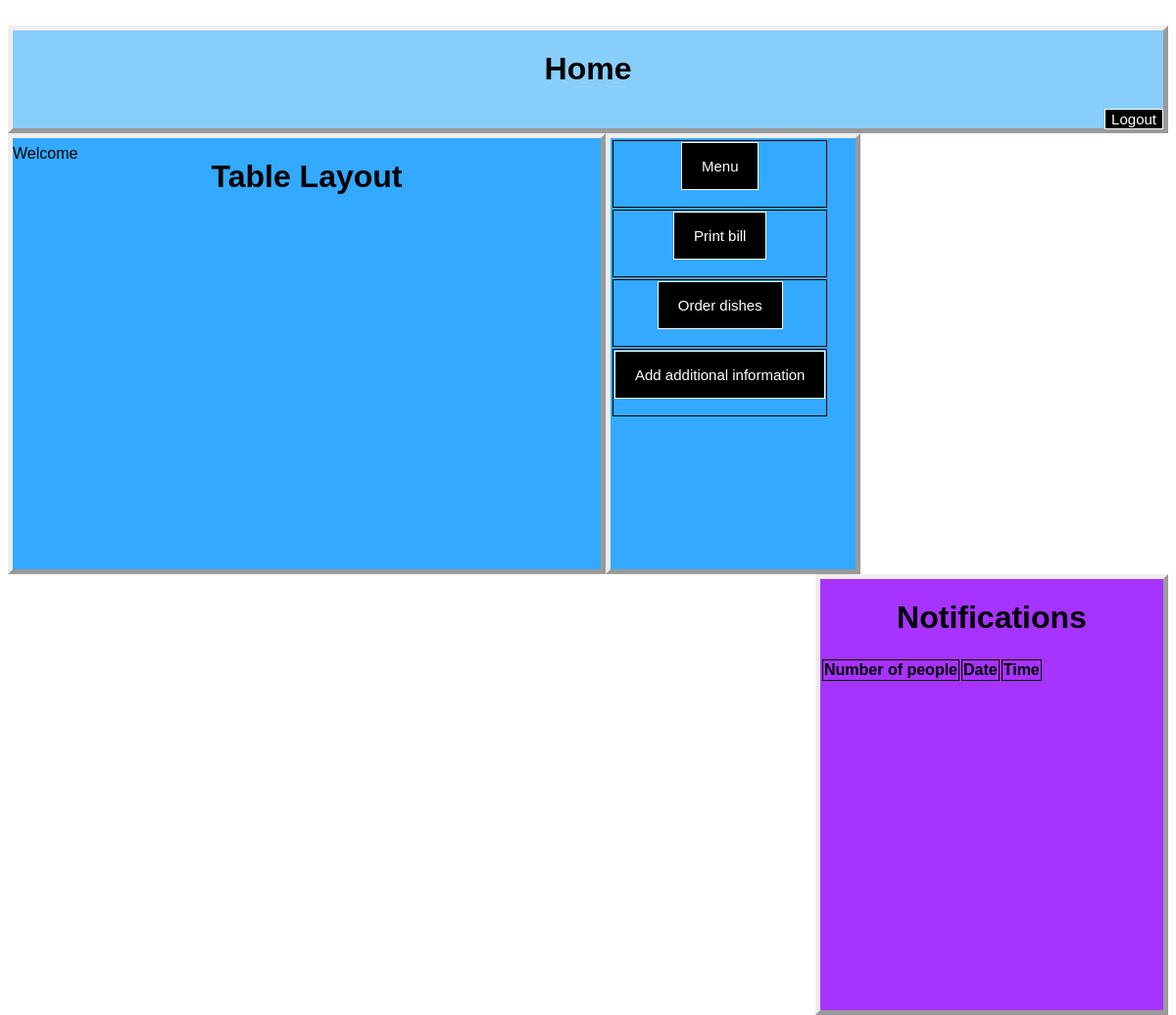
Before: /staffhome/ (signed in) with the older database file.
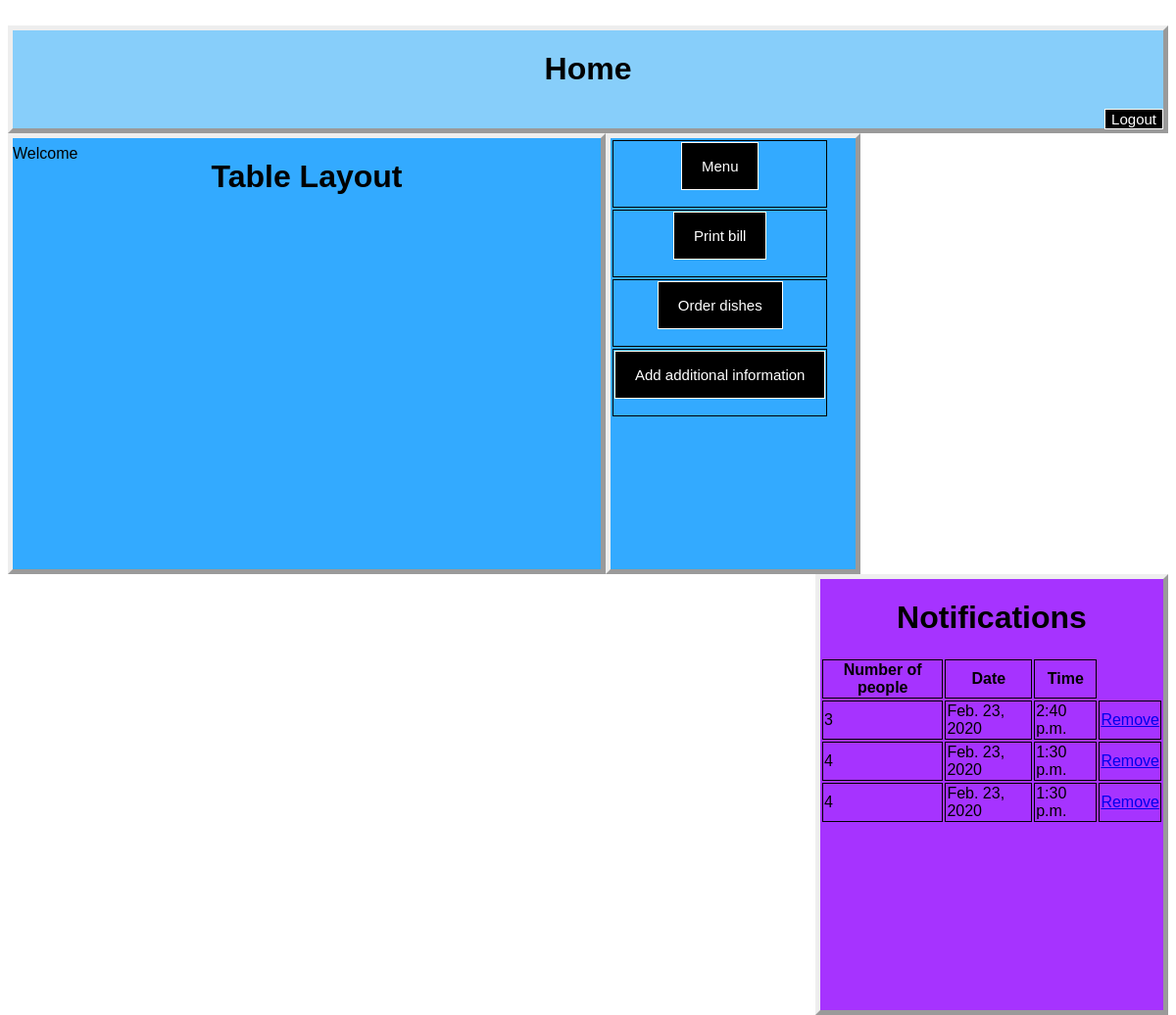
After: the same page with the newer database file.
### bookings/models.py (models this page shows, shortened)
class Reservation(models.Model):
    reservationID = models.AutoField(primary_key=True, unique=True)
    no_of_people = models.PositiveIntegerField()
    date_of_booking = models.DateField(default=datetime.now)
    time_of_booking = models.TimeField()
    additional = models.TextField(default="")
    restaurant = models.ForeignKey(Restaurant, on_delete=models.CASCADE, default="", null=True)

### bookings/views.py (the view, shortened to what this page needs)
# urls.py: re_path(r'staffhome/$', views.staffhome, name='staffhome'),
@login_required
def staffhome(request):
    context = {}
    class Notifications:
        def __init__(self):
            self.queue = list()
            self.front = 0
            self.rear = 0
            self.maxSize = 6
            self.size = len(self.queue)
            QueueFull = False
        def enqueue(self, item):
            if self.size == self.maxSize - 1:
                QueueFull = True
            self.queue.append(item)
            self.rear = (self.rear + 1) % self.maxSize
    reservations = Reservation.objects.all()
    notification_list = Notifications()
    for reservation in reservations:
        notification_list.enqueue(reservation)
    context.update({'reservations' : reservations})
    return render(request, 'bookings/staffhome.html', context)

### bookings/templates/bookings/staffhome.html (shortened to what this page needs)
﻿<html>
<head>
    {% load staticfiles %}
    <link rel="stylesheet" type="text/css" href="{% static 'staffhomestyle.css' %}" />
</head>
<body>
    <div class="navbar">
        <h1 align="center"><b>Home</b></h1>
        <form align="right" action="accounts/logout/">
            <input class="startbutton" type="submit" value="Logout"/>
        </form>
        <p align="left">Welcome</p>
    </div>
    <div class="tablelayout">
        <h1 align="center">Table Layout</h1>
    </div>
    <div class="buttons">
        <table>
            <tr>
                <td><form align="center" action="/menu">
                    <input class="button" type="submit" value="Menu"/>
                    </form>
                </td>
            </tr>
            <tr>
                <td><form align="center">
                    <input class="button" type="submit" value="Print bill"/>
                    </form>
                </td>
            </tr>
            <tr>
                <td><form align="center">
                    <input class="button" type="submit" value="Order dishes"/>
                    </form>
                </td>
            </tr>
            <tr>
                <td><form align="center">
                    <input class="button" type="submit" value="Add additional information"/>
                    </form>
                </td>
            </tr>
        </table>
    </div>
    <div class="notifications">
        <h1 align="center">Notifications</h1>
        <table>
            <tr>
                <th>Number of people</th>
                <th>Date</th>
                <th>Time</th>
            </tr>
        {% for reservation in reservations %}
            <tr>
                <td>{{ reservation.no_of_people }}</td>
                <td>{{ reservation.date_of_booking }}</td>
                <td>{{ reservation.time_of_booking }}</td>
                <td><a href='remove/{{reservation.reservationID}}/'>Remove</a></td>
            </tr>
        {% endfor %}
        </table>
    </div>
</body>
</html>

### bookings/static/staffhomestyle.css (style rules this page uses)
body { font-family: Arial, Helvetica, sans-serif; }
.navbar { border-style: outset; border-width: 5px; background-color: lightskyblue; align-items: center; height: 100px; margin: auto; }
.startbutton { font-size: 15px; text-decoration: none; background-color: black; color: white; transition-duration: 0.5s; cursor: pointer; border: 1px solid white; }
.tablelayout { border-style: outset; border-width: 5px; background-color: #33AAFF; width: 600px; height: 440px; align-items: center; float: left; }
.buttons { border-style: outset; border-width: 5px; background-color: #33AAFF; width: 250px; height: 440px; align-items: center; float: left; }
.button { align-self: center; padding: 15px 20px; font-size: 15px; text-decoration: none; background-color: black; color: white; transition-duration: 0.5s; cursor: pointer; border: 1px solid white; }
.notifications { border-style: outset; border-width: 5px; background-color: #A633FF; align-items: center; left: 10px; width: 350px; height: 440px; float: right; }
.table, th, td { border: 1px solid black; align-self: center; }

Changed rows visible on the page:
added Reservation: no_of_people "3", date_of_booking "Feb. 23, 2020", time_of_booking "2:40 p.m."
added Reservation: no_of_people "4", date_of_booking "Feb. 23, 2020", time_of_booking "1:30 p.m."
added Reservation: no_of_people "4", date_of_booking "Feb. 23, 2020", time_of_booking "1:30 p.m."
